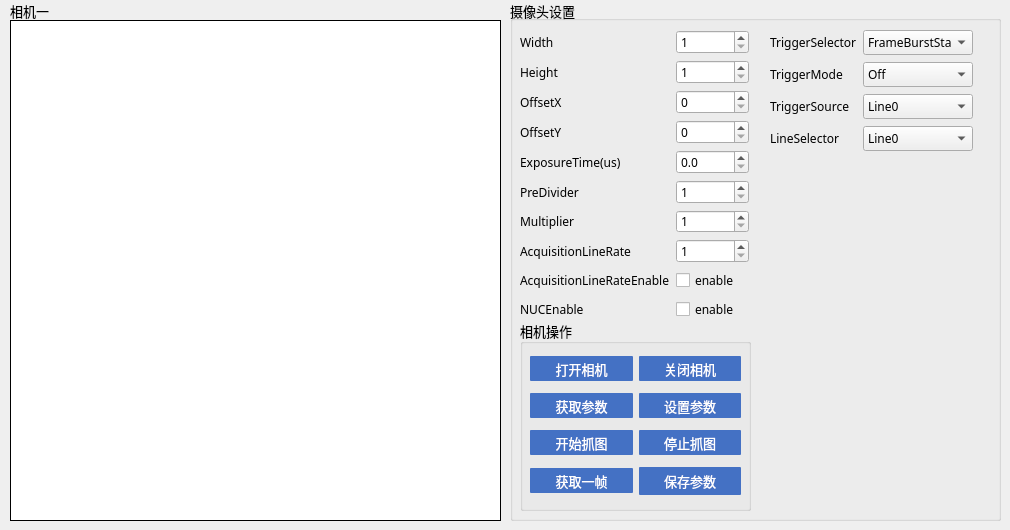
   <widget class="QWidget" name="tab">
    <attribute name="title">
     <string>相机镜头1</string>
    </attribute>
    <widget class="QGroupBox" name="groupBox_2">
     <property name="geometry">
      <rect>
       <x>510</x>
       <y>0</y>
       <width>491</width>
       <height>521</height>
      </rect>
     </property>
     <property name="font">
      <font>
       <family>Microsoft YaHei UI</family>
       <pointsize>10</pointsize>
      </font>
     </property>
     <property name="styleSheet">
      <string notr="true"/>
     </property>
     <property name="title">
      <string>摄像头设置</string>
     </property>
     <widget class="QWidget" name="widget" native="true">
      <property name="geometry">
       <rect>
        <x>0</x>
        <y>20</y>
        <width>491</width>
        <height>501</height>
       </rect>
      </property>
      <property name="font">
       <font>
        <family>Microsoft YaHei</family>
        <pointsize>9</pointsize>
       </font>
      </property>
      <widget class="QWidget" name="formLayoutWidget">
       <property name="geometry">
        <rect>
         <x>10</x>
         <y>10</y>
         <width>241</width>
         <height>291</height>
        </rect>
       </property>
       <layout class="QFormLayout" name="formLayout">
        <item row="0" column="0">
         <widget class="QLabel" name="label_4">
          <property name="text">
           <string>Width</string>
          </property>
         </widget>
        </item>
        <item row="0" column="1">
         <widget class="QSpinBox" name="Width_0">
          <property name="sizePolicy">
           <sizepolicy hsizetype="Fixed" vsizetype="Fixed">
            <horstretch>0</horstretch>
            <verstretch>0</verstretch>
           </sizepolicy>
          </property>
          <property name="minimumSize">
           <size>
            <width>73</width>
            <height>0</height>
           </size>
          </property>
          <property name="maximumSize">
           <size>
            <width>73</width>
            <height>16777215</height>
           </size>
          </property>
          <property name="minimum">
           <number>1</number>
          </property>
          <property name="maximum">
           <number>999999999</number>
          </property>
         </widget>
        </item>
        <item row="1" column="0">
         <widget class="QLabel" name="label_5">
          <property name="text">
           <string>Height</string>
          </property>
         </widget>
        </item>
        <item row="1" column="1">
         <widget class="QSpinBox" name="Height_0">
          <property name="sizePolicy">
           <sizepolicy hsizetype="Fixed" vsizetype="Fixed">
            <horstretch>0</horstretch>
            <verstretch>0</verstretch>
           </sizepolicy>
          </property>
          <property name="maximumSize">
           <size>
            <width>73</width>
            <height>16777215</height>
           </size>
          </property>
          <property name="minimum">
           <number>1</number>
          </property>
          <property name="maximum">
           <number>999999999</number>
          </property>
         </widget>
        </item>
        <item row="2" column="0">
         <widget class="QLabel" name="label_6">
          <property name="text">
           <string>OffsetX </string>
          </property>
         </widget>
        </item>
        <item row="2" column="1">
         <widget class="QSpinBox" name="OffsetX_0">
          <property name="sizePolicy">
           <sizepolicy hsizetype="Fixed" vsizetype="Fixed">
            <horstretch>0</horstretch>
            <verstretch>0</verstretch>
           </sizepolicy>
          </property>
          <property name="maximumSize">
           <size>
            <width>73</width>
            <height>16777215</height>
           </size>
          </property>
          <property name="maximum">
           <number>999999999</number>
          </property>
         </widget>
        </item>
        <item row="3" column="0">
         <widget class="QLabel" name="label_7">
          <property name="text">
           <string>OffsetY </string>
          </property>
         </widget>
        </item>
        <item row="3" column="1">
         <widget class="QSpinBox" name="OffsetY_0">
          <property name="maximumSize">
           <size>
            <width>73</width>
            <height>16777215</height>
           </size>
          </property>
          <property name="maximum">
           <number>999999999</number>
          </property>
         </widget>
        </item>
        <item row="4" column="0">
         <widget class="QLabel" name="label_10">
          <property name="text">
           <string>ExposureTime(us)</string>
          </property>
         </widget>
        </item>
        <item row="4" column="1">
         <widget class="QDoubleSpinBox" name="ExposureTime_0">
          <property name="maximumSize">
           <size>
            <width>73</width>
            <height>16777215</height>
           </size>
          </property>
          <property name="decimals">
           <number>1</number>
          </property>
          <property name="maximum">
           <double>999999999.000000000000000</double>
          </property>
         </widget>
        </item>
        <item row="5" column="0">
         <widget class="QLabel" name="label_28">
          <property name="text">
           <string>PreDivider</string>
          </property>
         </widget>
        </item>
        <item row="5" column="1">
         <widget class="QSpinBox" name="PreDivider_0">
          <property name="sizePolicy">
           <sizepolicy hsizetype="Fixed" vsizetype="Fixed">
            <horstretch>0</horstretch>
            <verstretch>0</verstretch>
           </sizepolicy>
          </property>
          <property name="maximumSize">
           <size>
            <width>73</width>
            <height>16777215</height>
           </size>
          </property>
          <property name="minimum">
           <number>1</number>
          </property>
          <property name="maximum">
           <number>32</number>
          </property>
         </widget>
        </item>
        <item row="6" column="0">
         <widget class="QLabel" name="label_29">
          <property name="text">
           <string>Multiplier</string>
          </property>
         </widget>
        </item>
        <item row="6" column="1">
         <widget class="QSpinBox" name="Multiplier_0">
          <property name="sizePolicy">
           <sizepolicy hsizetype="Fixed" vsizetype="Fixed">
            <horstretch>0</horstretch>
            <verstretch>0</verstretch>
           </sizepolicy>
          </property>
          <property name="maximumSize">
           <size>
            <width>73</width>
            <height>16777215</height>
           </size>
          </property>
          <property name="minimum">
           <number>1</number>
          </property>
          <property name="maximum">
           <number>32</number>
          </property>
         </widget>
        </item>
        <item row="7" column="0">
         <widget class="QLabel" name="label_8">
          <property name="text">
           <string>AcquisitionLineRate</string>
          </property>
         </widget>
        </item>
        <item row="7" column="1">
         <widget class="QSpinBox" name="AcquisitionLineRate_0">
          <property name="maximumSize">
           <size>
            <width>73</width>
            <height>16777215</height>
           </size>
          </property>
          <property name="minimum">
           <number>1</number>
          </property>
          <property name="maximum">
           <number>999999999</number>
          </property>
         </widget>
        </item>
        <item row="8" column="0">
         <widget class="QLabel" name="label_9">
          <property name="text">
           <string>AcquisitionLineRateEnable</string>
          </property>
         </widget>
        </item>
        <item row="8" column="1">
         <widget class="QCheckBox" name="AcquisitionLineRateEnable_0">
          <property name="maximumSize">
           <size>
            <width>73</width>
            <height>16777215</height>
           </size>
          </property>
          <property name="text">
           <string>enable</string>
          </property>
         </widget>
        </item>
        <item row="9" column="0">
         <widget class="QLabel" name="label_16">
          <property name="text">
           <string>NUCEnable</string>
          </property>
         </widget>
        </item>
        <item row="9" column="1">
         <widget class="QCheckBox" name="NUCEnable_0">
          <property name="maximumSize">
           <size>
            <width>130</width>
            <height>16777215</height>
           </size>
          </property>
          <property name="text">
           <string>enable</string>
          </property>
         </widget>
        </item>
       </layout>
      </widget>
      <widget class="QWidget" name="formLayoutWidget_2">
       <property name="geometry">
        <rect>
         <x>260</x>
         <y>10</y>
         <width>211</width>
         <height>121</height>
        </rect>
       </property>
       <layout class="QFormLayout" name="formLayout_2">
        <property name="verticalSpacing">
         <number>7</number>
        </property>
        <property name="topMargin">
         <number>0</number>
        </property>
        <item row="0" column="1">
         <widget class="QComboBox" name="TriggerSelector_0">
          <property name="maximumSize">
           <size>
            <width>110</width>
            <height>16777215</height>
           </size>
          </property>
          <property name="currentText">
           <string>FrameBurstStart</string>
          </property>
          <item>
           <property name="text">
            <string>FrameBurstStart</string>
           </property>
          </item>
          <item>
           <property name="text">
            <string>LineStart</string>
           </property>
          </item>
         </widget>
        </item>
        <item row="0" column="0">
         <widget class="QLabel" name="label_30">
          <property name="text">
           <string>TriggerSelector</string>
          </property>
         </widget>
        </item>
        <item row="1" column="0">
         <widget class="QLabel" name="label_20">
          <property name="text">
           <string>TriggerMode</string>
          </property>
         </widget>
        </item>
        <item row="1" column="1">
         <widget class="QComboBox" name="TriggerMode_0">
          <property name="maximumSize">
           <size>
            <width>110</width>
            <height>16777215</height>
           </size>
          </property>
          <property name="currentText">
           <string>Off </string>
          </property>
          <item>
           <property name="text">
            <string>Off </string>
           </property>
          </item>
          <item>
           <property name="text">
            <string>On</string>
           </property>
          </item>
         </widget>
        </item>
        <item row="2" column="1">
         <widget class="QComboBox" name="TriggerSource_0">
          <property name="maximumSize">
           <size>
            <width>110</width>
            <height>16777215</height>
           </size>
          </property>
          <property name="currentText">
           <string>Line0</string>
          </property>
          <item>
           <property name="text">
            <string>Line0</string>
           </property>
          </item>
          <item>
           <property name="text">
            <string>Line1</string>
           </property>
          </item>
          <item>
           <property name="text">
            <string>Line2</string>
           </property>
          </item>
          <item>
           <property name="text">
            <string>Line3</string>
           </property>
          </item>
          <item>
           <property name="text">
            <string>Counter0</string>
           </property>
          </item>
          <item>
           <property name="text">
            <string>Software</string>
           </property>
          </item>
          <item>
           <property name="text">
            <string>FrequencyConverter</string>
           </property>
          </item>
         </widget>
        </item>
        <item row="3" column="1">
         <widget class="QComboBox" name="LineSelector_0">
          <property name="maximumSize">
           <size>
            <width>110</width>
            <height>16777215</height>
           </size>
          </property>
          <item>
           <property name="text">
            <string>Line0</string>
           </property>
          </item>
          <item>
           <property name="text">
            <string>Line1</string>
           </property>
          </item>
          <item>
           <property name="text">
            <string>Line2</string>
           </property>
          </item>
          <item>
           <property name="text">
            <string>Line3</string>
           </property>
          </item>
          <item>
           <property name="text">
            <string>Line4</string>
           </property>
          </item>
         </widget>
        </item>
        <item row="2" column="0">
         <widget class="QLabel" name="label_25">
          <property name="text">
           <string>TriggerSource</string>
          </property>
         </widget>
        </item>
        <item row="3" column="0">
         <widget class="QLabel" name="label_26">
          <property name="text">
           <string>LineSelector</string>
          </property>
         </widget>
        </item>
       </layout>
      </widget>
      <widget class="QGroupBox" name="groupBox">
       <property name="geometry">
        <rect>
         <x>10</x>
         <y>300</y>
         <width>231</width>
         <height>191</height>
        </rect>
       </property>
       <property name="font">
        <font>
         <family>微软雅黑</family>
         <pointsize>10</pointsize>
        </font>
       </property>
       <property name="title">
        <string>相机操作</string>
       </property>
       <widget class="QWidget" name="gridLayoutWidget_2">
        <property name="geometry">
         <rect>
          <x>10</x>
          <y>20</y>
          <width>211</width>
          <height>163</height>
         </rect>
        </property>
        <layout class="QGridLayout" name="gridLayout_5">
         <property name="topMargin">
          <number>10</number>
         </property>
         <item row="1" column="1">
          <widget class="QPushButton" name="pushButton_12">
           <property name="font">
            <font>
             <family>微软雅黑</family>
            </font>
           </property>
           <property name="styleSheet">
            <string notr="true">QPushButton{color:white;background-color: rgb(68, 113, 196);border-radius:1px;width:90;height:25;}
QPushButton::pressed{background-color: rgb(142, 170, 220);}</string>
           </property>
           <property name="text">
            <string>设置参数</string>
           </property>
          </widget>
         </item>
         <item row="2" column="1">
          <widget class="QPushButton" name="pushButton_14">
           <property name="font">
            <font>
             <family>微软雅黑</family>
            </font>
           </property>
           <property name="styleSheet">
            <string notr="true">QPushButton{color:white;background-color: rgb(68, 113, 196);border-radius:1px;width:70;height:25;}
QPushButton::pressed{background-color: rgb(142, 170, 220);}</string>
           </property>
           <property name="text">
            <string>停止抓图</string>
           </property>
          </widget>
         </item>
         <item row="0" column="0">
          <widget class="QPushButton" name="pushButton_9">
           <property name="font">
            <font>
             <family>微软雅黑</family>
            </font>
           </property>
           <property name="styleSheet">
            <string notr="true">QPushButton{color:white;background-color: rgb(68, 113, 196);border-radius:1px;width:70;height:25;}
QPushButton::pressed{background-color: rgb(142, 170, 220);}</string>
           </property>
           <property name="text">
            <string>打开相机</string>
           </property>
          </widget>
         </item>
         <item row="3" column="0">
          <widget class="QPushButton" name="pushButton_11">
           <property name="font">
            <font>
             <family>微软雅黑</family>
            </font>
           </property>
           <property name="styleSheet">
            <string notr="true">QPushButton{color:white;background-color: rgb(68, 113, 196);border-radius:1px;width:70;height:25;}
QPushButton::pressed{background-color: rgb(142, 170, 220);}</string>
           </property>
           <property name="text">
            <string>获取一帧</string>
           </property>
          </widget>
         </item>
         <item row="1" column="0">
          <widget class="QPushButton" name="pushButton_10">
           <property name="font">
            <font>
             <family>微软雅黑</family>
            </font>
           </property>
           <property name="styleSheet">
            <string notr="true">QPushButton{color:white;background-color: rgb(68, 113, 196);border-radius:1px;width:70;height:25;}
QPushButton::pressed{background-color: rgb(142, 170, 220);}</string>
           </property>
           <property name="text">
            <string>获取参数</string>
           </property>
          </widget>
         </item>
         <item row="0" column="1">
          <widget class="QPushButton" name="pushButton_17">
           <property name="font">
            <font>
             <family>微软雅黑</family>
            </font>
           </property>
           <property name="styleSheet">
            <string notr="true">QPushButton{color:white;background-color: rgb(68, 113, 196);border-radius:1px;width:70;height:25;}
QPushButton::pressed{background-color: rgb(142, 170, 220);}</string>
           </property>
           <property name="text">
            <string>关闭相机</string>
           </property>
          </widget>
         </item>
         <item row="2" column="0">
          <widget class="QPushButton" name="pushButton_18">
           <property name="font">
            <font>
             <family>微软雅黑</family>
            </font>
           </property>
           <property name="styleSheet">
            <string notr="true">QPushButton{color:white;background-color: rgb(68, 113, 196);border-radius:1px;width:70;height:25;}
QPushButton::pressed{background-color: rgb(142, 170, 220);}</string>
           </property>
           <property name="text">
            <string>开始抓图</string>
           </property>
          </widget>
         </item>
         <item row="3" column="1">
          <widget class="QPushButton" name="pushButton_2">
           <property name="minimumSize">
            <size>
             <width>90</width>
             <height>28</height>
            </size>
           </property>
           <property name="font">
            <font>
             <family>微软雅黑</family>
            </font>
           </property>
           <property name="styleSheet">
            <string notr="true">QPushButton{color:white;background-color: rgb(68, 113, 196);border-radius:1px;}
QPushButton::pressed{background-color: rgb(142, 170, 220);}</string>
           </property>
           <property name="text">
            <string>保存参数</string>
           </property>
          </widget>
         </item>
        </layout>
       </widget>
      </widget>
     </widget>
    </widget>
    <widget class="QLabel" name="label_27">
     <property name="geometry">
      <rect>
       <x>330</x>
       <y>0</y>
       <width>171</width>
       <height>20</height>
      </rect>
     </property>
     <property name="font">
      <font>
       <family>微软雅黑</family>
       <pointsize>9</pointsize>
      </font>
     </property>
     <property name="text">
      <string/>
     </property>
     <property name="alignment">
      <set>Qt::AlignBottom|Qt::AlignLeading|Qt::AlignLeft</set>
     </property>
    </widget>
    <widget class="QLabel" name="label_18">
     <property name="geometry">
      <rect>
       <x>10</x>
       <y>20</y>
       <width>491</width>
       <height>501</height>
      </rect>
     </property>
     <property name="styleSheet">
      <string notr="true">background-color: rgb(255, 255, 255);
border:1px solid black;</string>
     </property>
     <property name="text">
      <string/>
     </property>
    </widget>
    <widget class="QLabel" name="label">
     <property name="geometry">
      <rect>
       <x>10</x>
       <y>0</y>
       <width>51</width>
       <height>21</height>
      </rect>
     </property>
     <property name="font">
      <font>
       <pointsize>10</pointsize>
      </font>
     </property>
     <property name="text">
      <string>相机一</string>
     </property>
    </widget>
   </widget>
